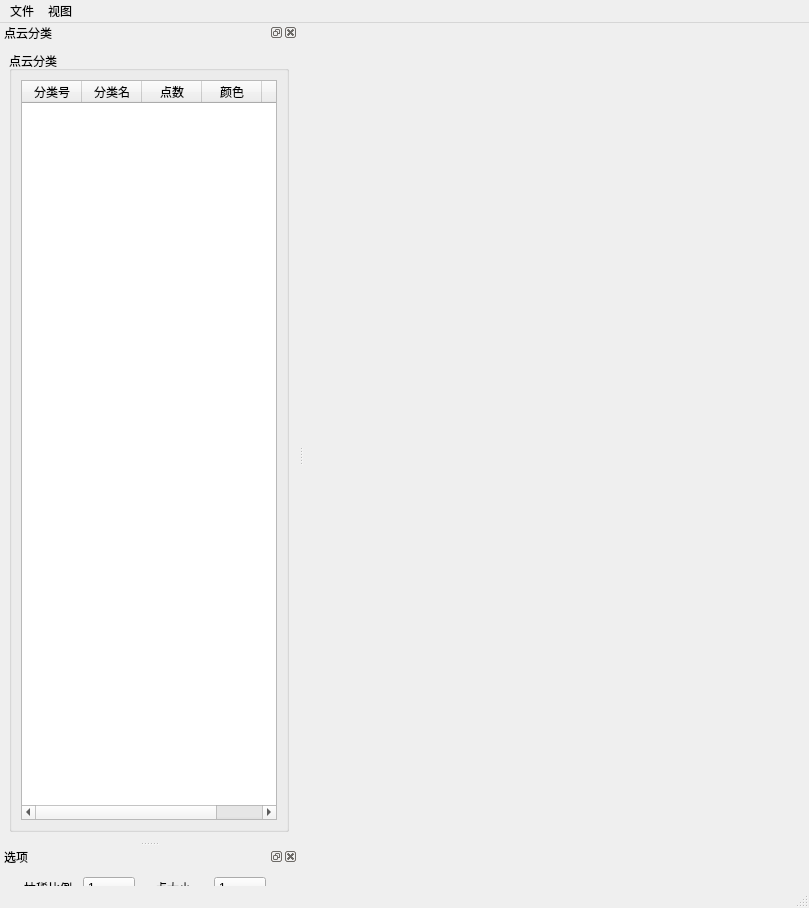
<?xml version="1.0" encoding="UTF-8"?>
<ui version="4.0">
 <class>MainWindow</class>
 <widget class="QMainWindow" name="MainWindow">
  <property name="geometry">
   <rect>
    <x>0</x>
    <y>0</y>
    <width>809</width>
    <height>908</height>
   </rect>
  </property>
  <property name="windowTitle">
   <string>las文件查看器</string>
  </property>
  <property name="dockNestingEnabled">
   <bool>false</bool>
  </property>
  <property name="dockOptions">
   <set>QMainWindow::AllowTabbedDocks|QMainWindow::AnimatedDocks|QMainWindow::ForceTabbedDocks</set>
  </property>
  <widget class="QWidget" name="centralwidget">
   <layout class="QHBoxLayout" name="horizontalLayout"/>
  </widget>
  <widget class="QMenuBar" name="menubar">
   <property name="geometry">
    <rect>
     <x>0</x>
     <y>0</y>
     <width>809</width>
     <height>23</height>
    </rect>
   </property>
   <widget class="QMenu" name="menu">
    <property name="title">
     <string>文件</string>
    </property>
    <addaction name="actionOpen"/>
    <addaction name="actionSplit"/>
   </widget>
   <widget class="QMenu" name="menu_2">
    <property name="title">
     <string>视图</string>
    </property>
    <addaction name="actionLasInfo"/>
   </widget>
   <addaction name="menu"/>
   <addaction name="menu_2"/>
  </widget>
  <widget class="QStatusBar" name="statusbar"/>
  <widget class="QDockWidget" name="dock_classify">
   <property name="minimumSize">
    <size>
     <width>230</width>
     <height>400</height>
    </size>
   </property>
   <property name="windowTitle">
    <string>点云分类</string>
   </property>
   <attribute name="dockWidgetArea">
    <number>1</number>
   </attribute>
   <widget class="QWidget" name="dockWidgetContents">
    <layout class="QVBoxLayout" name="verticalLayout">
     <item>
      <widget class="QGroupBox" name="gb_classify">
       <property name="title">
        <string>点云分类</string>
       </property>
       <property name="checkable">
        <bool>false</bool>
       </property>
       <property name="checked">
        <bool>false</bool>
       </property>
       <layout class="QHBoxLayout" name="horizontalLayout_17">
        <item>
         <widget class="QTableWidget" name="tableWidget">
          <attribute name="horizontalHeaderDefaultSectionSize">
           <number>60</number>
          </attribute>
          <column>
           <property name="text">
            <string>分类号</string>
           </property>
          </column>
          <column>
           <property name="text">
            <string>分类名</string>
           </property>
          </column>
          <column>
           <property name="text">
            <string>点数</string>
           </property>
          </column>
          <column>
           <property name="text">
            <string>颜色</string>
           </property>
          </column>
          <column>
           <property name="text">
            <string>显示</string>
           </property>
          </column>
         </widget>
        </item>
       </layout>
      </widget>
     </item>
    </layout>
   </widget>
  </widget>
  <widget class="QDockWidget" name="dock_options">
   <property name="windowTitle">
    <string>选项</string>
   </property>
   <attribute name="dockWidgetArea">
    <number>1</number>
   </attribute>
   <widget class="QWidget" name="dockWidgetContents_3">
    <widget class="QLabel" name="label_18">
     <property name="geometry">
      <rect>
       <x>20</x>
       <y>50</y>
       <width>54</width>
       <height>12</height>
      </rect>
     </property>
     <property name="text">
      <string>着色模式</string>
     </property>
    </widget>
    <widget class="QComboBox" name="cb_colorMode">
     <property name="geometry">
      <rect>
       <x>90</x>
       <y>50</y>
       <width>171</width>
       <height>22</height>
      </rect>
     </property>
     <item>
      <property name="text">
       <string>强度</string>
      </property>
     </item>
     <item>
      <property name="text">
       <string>高程</string>
      </property>
     </item>
     <item>
      <property name="text">
       <string>高程+强度</string>
      </property>
     </item>
     <item>
      <property name="text">
       <string>分类</string>
      </property>
     </item>
     <item>
      <property name="text">
       <string>RGB</string>
      </property>
     </item>
    </widget>
    <widget class="QGroupBox" name="gb_intentColor">
     <property name="geometry">
      <rect>
       <x>10</x>
       <y>90</y>
       <width>276</width>
       <height>100</height>
      </rect>
     </property>
     <property name="minimumSize">
      <size>
       <width>0</width>
       <height>100</height>
      </size>
     </property>
     <property name="title">
      <string>强度配色</string>
     </property>
     <property name="checkable">
      <bool>false</bool>
     </property>
     <widget class="QLabel" name="lb_intentColor">
      <property name="geometry">
       <rect>
        <x>30</x>
        <y>40</y>
        <width>151</width>
        <height>21</height>
       </rect>
      </property>
      <property name="frameShape">
       <enum>QFrame::Box</enum>
      </property>
      <property name="text">
       <string/>
      </property>
     </widget>
     <widget class="QLabel" name="lb_minIntent">
      <property name="geometry">
       <rect>
        <x>20</x>
        <y>20</y>
        <width>31</width>
        <height>16</height>
       </rect>
      </property>
      <property name="text">
       <string>0</string>
      </property>
      <property name="alignment">
       <set>Qt::AlignCenter</set>
      </property>
     </widget>
     <widget class="QLabel" name="lb_maxIntent">
      <property name="geometry">
       <rect>
        <x>160</x>
        <y>20</y>
        <width>31</width>
        <height>16</height>
       </rect>
      </property>
      <property name="text">
       <string>100</string>
      </property>
      <property name="alignment">
       <set>Qt::AlignCenter</set>
      </property>
     </widget>
     <widget class="QComboBox" name="cb_IndentColorSet">
      <property name="geometry">
       <rect>
        <x>30</x>
        <y>70</y>
        <width>151</width>
        <height>22</height>
       </rect>
      </property>
      <item>
       <property name="text">
        <string>绿-红-蓝</string>
       </property>
      </item>
      <item>
       <property name="text">
        <string>蓝-绿-红</string>
       </property>
      </item>
      <item>
       <property name="text">
        <string>绿-蓝-红</string>
       </property>
      </item>
      <item>
       <property name="text">
        <string>绿-蓝</string>
       </property>
      </item>
      <item>
       <property name="text">
        <string>绿-红</string>
       </property>
      </item>
     </widget>
    </widget>
    <widget class="QGroupBox" name="gb_intentColor_2">
     <property name="geometry">
      <rect>
       <x>10</x>
       <y>200</y>
       <width>276</width>
       <height>100</height>
      </rect>
     </property>
     <property name="minimumSize">
      <size>
       <width>0</width>
       <height>100</height>
      </size>
     </property>
     <property name="title">
      <string>高程配色</string>
     </property>
     <property name="checkable">
      <bool>false</bool>
     </property>
     <widget class="QLabel" name="lb_altitudeColor">
      <property name="geometry">
       <rect>
        <x>30</x>
        <y>40</y>
        <width>151</width>
        <height>21</height>
       </rect>
      </property>
      <property name="frameShape">
       <enum>QFrame::Box</enum>
      </property>
      <property name="text">
       <string/>
      </property>
     </widget>
     <widget class="QLabel" name="lb_minAltitude">
      <property name="geometry">
       <rect>
        <x>20</x>
        <y>20</y>
        <width>31</width>
        <height>16</height>
       </rect>
      </property>
      <property name="text">
       <string>0</string>
      </property>
      <property name="alignment">
       <set>Qt::AlignCenter</set>
      </property>
     </widget>
     <widget class="QLabel" name="lb_maxAltitude">
      <property name="geometry">
       <rect>
        <x>160</x>
        <y>20</y>
        <width>31</width>
        <height>16</height>
       </rect>
      </property>
      <property name="text">
       <string>100</string>
      </property>
      <property name="alignment">
       <set>Qt::AlignCenter</set>
      </property>
     </widget>
     <widget class="QComboBox" name="cb_AltitudeColorSet">
      <property name="geometry">
       <rect>
        <x>30</x>
        <y>70</y>
        <width>151</width>
        <height>22</height>
       </rect>
      </property>
      <item>
       <property name="text">
        <string>绿-红-蓝</string>
       </property>
      </item>
      <item>
       <property name="text">
        <string>蓝-绿-红</string>
       </property>
      </item>
      <item>
       <property name="text">
        <string>绿-蓝-红</string>
       </property>
      </item>
      <item>
       <property name="text">
        <string>绿-蓝</string>
       </property>
      </item>
      <item>
       <property name="text">
        <string>绿-红</string>
       </property>
      </item>
     </widget>
    </widget>
    <widget class="QWidget" name="">
     <property name="geometry">
      <rect>
       <x>24</x>
       <y>11</y>
       <width>111</width>
       <height>22</height>
      </rect>
     </property>
     <layout class="QHBoxLayout" name="horizontalLayout_18">
      <item>
       <widget class="QLabel" name="label_16">
        <property name="text">
         <string>抽稀比例</string>
        </property>
       </widget>
      </item>
      <item>
       <widget class="QComboBox" name="cb_thinning">
        <item>
         <property name="text">
          <string>1</string>
         </property>
        </item>
        <item>
         <property name="text">
          <string>2</string>
         </property>
        </item>
        <item>
         <property name="text">
          <string>5</string>
         </property>
        </item>
        <item>
         <property name="text">
          <string>10</string>
         </property>
        </item>
        <item>
         <property name="text">
          <string>30</string>
         </property>
        </item>
       </widget>
      </item>
     </layout>
    </widget>
    <widget class="QWidget" name="">
     <property name="geometry">
      <rect>
       <x>155</x>
       <y>11</y>
       <width>111</width>
       <height>22</height>
      </rect>
     </property>
     <layout class="QHBoxLayout" name="horizontalLayout_19">
      <item>
       <widget class="QLabel" name="label_17">
        <property name="text">
         <string>点大小</string>
        </property>
       </widget>
      </item>
      <item>
       <widget class="QComboBox" name="cb_pointSize">
        <item>
         <property name="text">
          <string>1</string>
         </property>
        </item>
        <item>
         <property name="text">
          <string>2</string>
         </property>
        </item>
        <item>
         <property name="text">
          <string>3</string>
         </property>
        </item>
       </widget>
      </item>
     </layout>
    </widget>
   </widget>
  </widget>
  <action name="actionOpen">
   <property name="text">
    <string>打开</string>
   </property>
  </action>
  <action name="actionSplit">
   <property name="text">
    <string>拆分las文件</string>
   </property>
  </action>
  <action name="actionLasInfo">
   <property name="checkable">
    <bool>true</bool>
   </property>
   <property name="text">
    <string>Las Info</string>
   </property>
  </action>
 </widget>
 <resources/>
 <connections/>
</ui>
